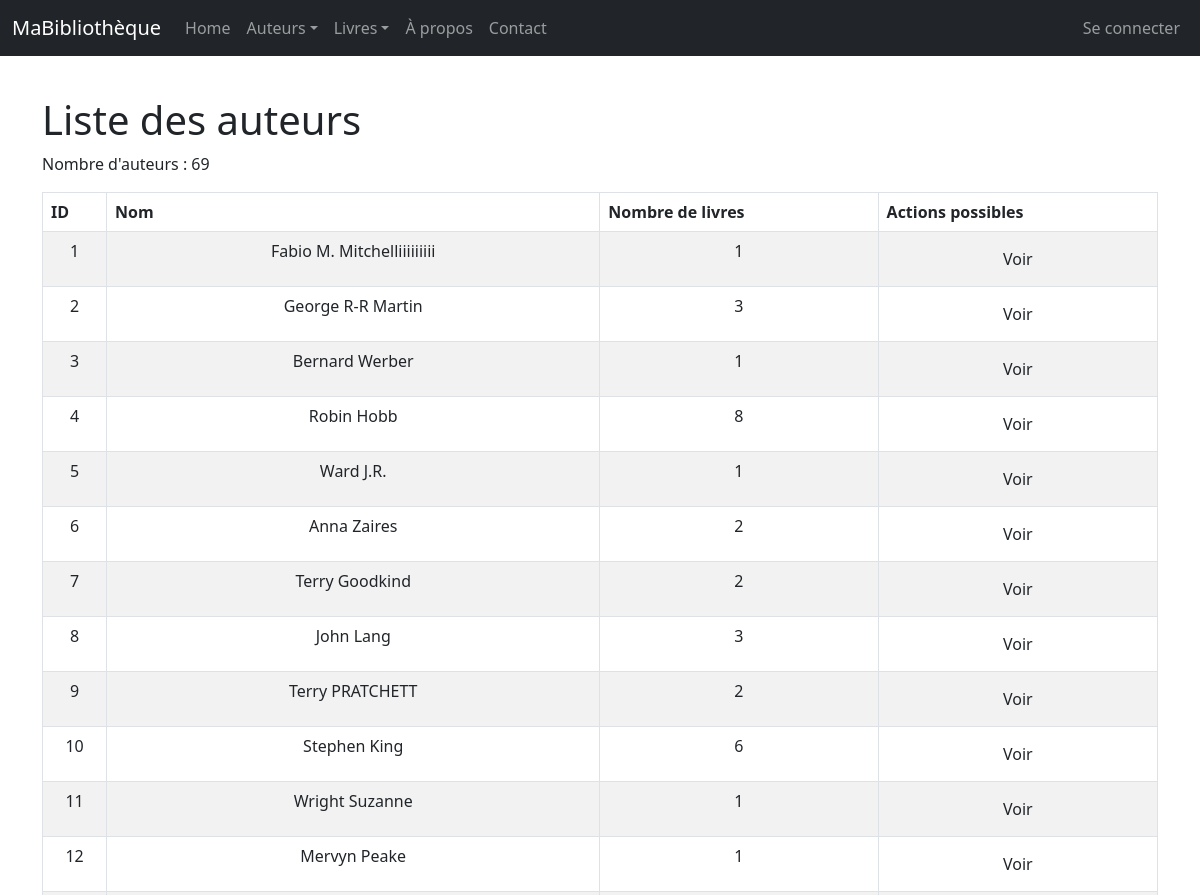
The page /auteurs/ (upper part) on the database as committed earlier.
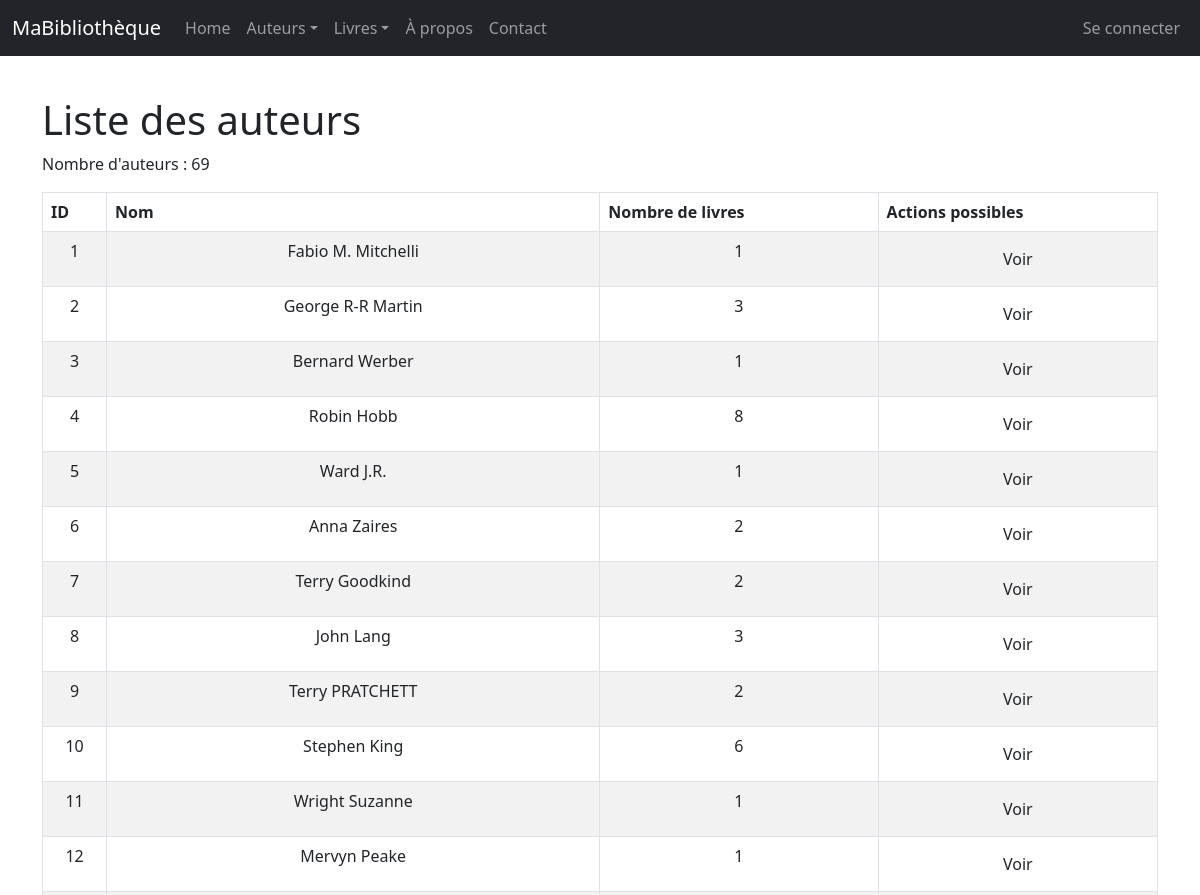
The same page on the database as committed later.
### monApp/models.py (models this page shows, shortened)
class Auteur(db.Model):
    idA = db.Column(db.Integer,primary_key=True)
    Nom = db.Column(db.String(100))

### monApp/views.py (the view)
@app.route('/auteurs/')
def getAuteurs():
    lesAuteurs = Auteur.query.all()
    return render_template('auteurs_list.html', title="R3.01 Dev Web avec Flask", auteurs=lesAuteurs)

### monApp/templates/auteurs_list.html (shortened to what this page needs)
{% extends "base.html" %}
{% block main %}
    <h1>Liste des auteurs</h1>
    <p>Nombre d'auteurs : {{ auteurs|length }}</p>
    <table class="table table-striped table-bordered table-hover">
        <thead>
            <tr>
                    <th>ID</th>
                    <th>Nom</th>
                    <th>Nombre de livres</th>
                    <th>Actions possibles</th>
            </tr>
        </thead>
        <tbody>
        {% for unAuteur in auteurs %}
            <tr>
                    <td>{{ unAuteur.idA }}</td>
                    <td>{{ unAuteur.Nom }}</td>
                    <td>{{ unAuteur.livres.count() }}</td>
                    <td><div class="task-controls">
                        <a href="{{url_for('viewAuteur',idA=unAuteur.idA)}}" class="btn btn-nfo">
                        Voir </a>
                        </div>
                    </td>
            </tr>
        {% endfor %}
        </tbody>
    </table>
{% endblock %}

Rows that differ between the two databases and show on the page:
changed Auteur id 1: Nom "Fabio M. Mitchelliiiiiiiii" → "Fabio M. Mitchelli"
